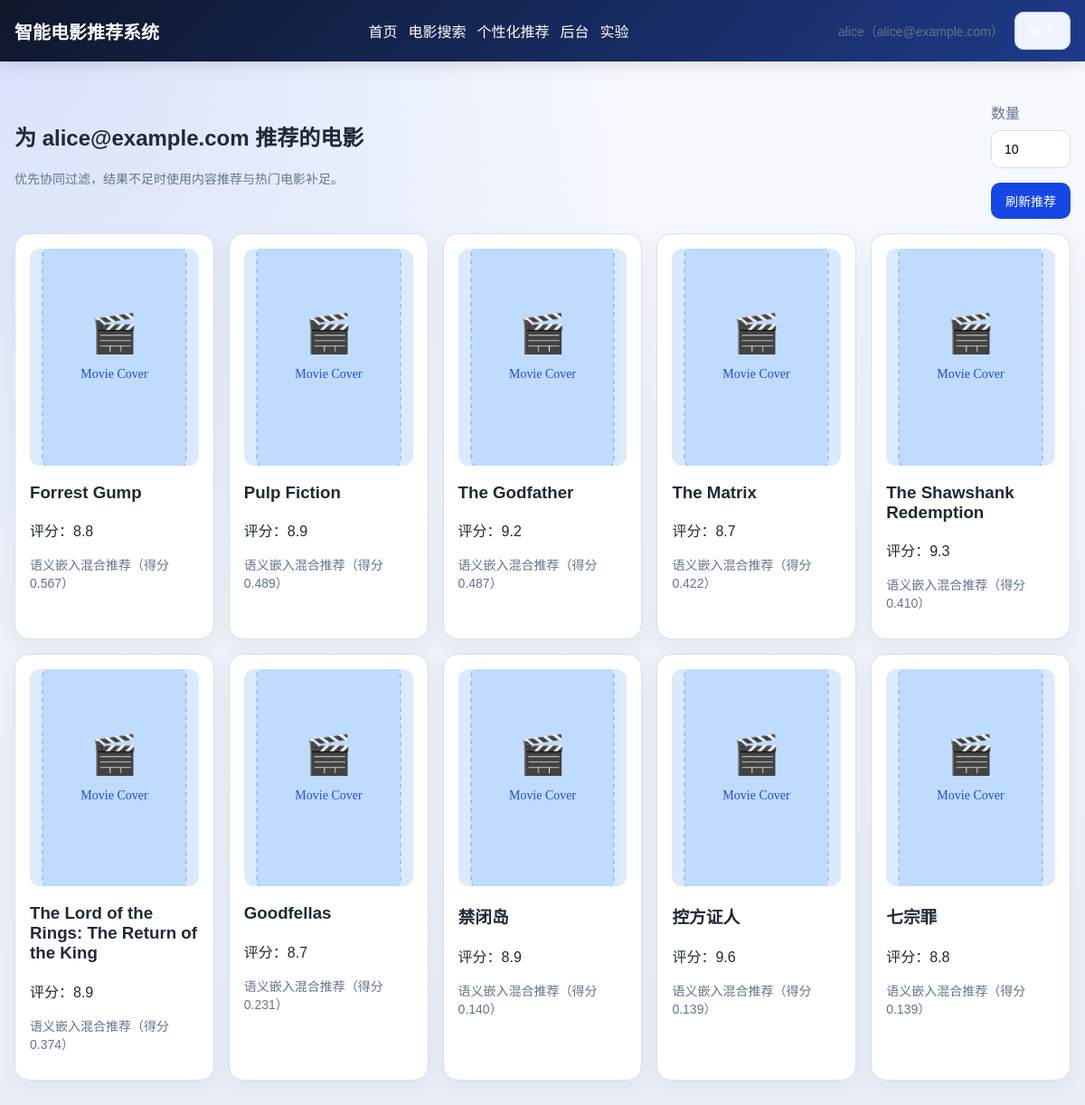
The page /recommend (signed in) on the database its author committed.
### tables this page shows
CREATE TABLE movies (
                id INTEGER PRIMARY KEY AUTOINCREMENT,
                title TEXT NOT NULL,
                directors TEXT,
                types TEXT,
                country TEXT,
                casts TEXT,
                rate REAL DEFAULT 0,
                comment_len INTEGER DEFAULT 0,
                release_year INTEGER,
                duration INTEGER,
                summary TEXT,
                cover_url TEXT,
                created_at TEXT DEFAULT CURRENT_TIMESTAMP
            );

### app.py (the view)
@app.route("/recommend")
@login_required
def get_recommend():
    top_n = request.args.get("top_n", default=10, type=int)
    recommend_list = recommendation_service.recommend_for_user(session["email"], top_n)
    return render_template(
        "recommend.html",
        email=session["email"],
        recommend_list=recommend_list,
        top_n=top_n,
    )

### app.py (called while the page is built)
def login_required(view_func):
    @wraps(view_func)
    def wrapped_view(*args, **kwargs):
        if not session.get("email"):
            if request.path.startswith("/behavior"):
                return jsonify({"code": 401, "msg": "请先登录后再操作"}), 401
            flash("请先登录后再访问该页面。", "warning")
            return redirect(url_for("login", next=request.url))
        return view_func(*args, **kwargs)
    return wrapped_view

@app.context_processor
def inject_user_context():
    return {
        "current_user_email": session.get("email"),
        "current_username": session.get("username"),
        "is_admin_user": bool(session.get("email")) and session.get("email") in app.config["ADMIN_EMAILS"],
    }

### myutils/query.py (called while the page is built, shortened)
def get_connection() -> sqlite3.Connection:
    DB_PATH.parent.mkdir(parents=True, exist_ok=True)
    conn = sqlite3.connect(DB_PATH)
    conn.row_factory = sqlite3.Row
    return conn

def init_db(force_seed: bool = False) -> None:
    global _DB_INITIALIZED
    if _DB_INITIALIZED and not force_seed:
        return

def _row_to_movie(row: sqlite3.Row) -> Dict[str, Any]:
    movie = dict(row)
    movie["rating"] = movie.get("rate", 0)
    movie["poster_url"] = movie.get("cover_url")
    movie["release_date"] = movie.get("release_year")
    movie["genres"] = [item for item in (movie.get("types") or "").split("/") if item]
    movie["types_list"] = movie["genres"]
    movie["directors_list"] = [item for item in (movie.get("directors") or "").split("/") if item]
    movie["country_list"] = [item for item in (movie.get("country") or "").split("/") if item]
    movie["casts_list"] = [item for item in (movie.get("casts") or "").split("/") if item]
    movie["description"] = movie.get("summary") or ""
    return movie

def get_movie_data(movie_id: Optional[int] = None) -> Union[List[Dict[str, Any]], Dict[str, Any], None]:
    init_db()
    conn = get_connection()
    try:
        cursor = conn.cursor()
        if movie_id is None:
            cursor.execute("SELECT * FROM movies ORDER BY rate DESC, comment_len DESC")
            return [_row_to_movie(row) for row in cursor.fetchall()]
        cursor.execute("SELECT * FROM movies WHERE id = ?", (movie_id,))
        row = cursor.fetchone()
        return _row_to_movie(row) if row else None
    finally:
        conn.close()

### myutils/recommender/semantic_embeddings.py (called while the page is built)
def _movie_records() -> List[Dict]:
    return get_movie_data() or []

def _movie_map() -> Dict[int, Dict]:
    return {int(movie["id"]): movie for movie in _movie_records()}

### templates/recommend.html (shortened to what this page needs)
{% extends "base.html" %}
{% block content %}
<section>
    <div class="section-title">
        <div>
            <h2>为 {{ email }} 推荐的电影</h2>
            <p class="helper-text">优先协同过滤，结果不足时使用内容推荐与热门电影补足。</p>
        </div>
        <form action="{{ url_for('get_recommend') }}" method="get" class="inline-form">
            <label>
                数量
                <input type="number" name="top_n" min="1" max="20" value="{{ top_n }}">
            </label>
            <button class="btn" type="submit">刷新推荐</button>
        </form>
    </div>
    {% if recommend_list %}
    <div class="movie-grid">
        {% for movie in recommend_list %}
        <article class="movie-card">
            <a href="{{ url_for('movie', movie_id=movie.id) }}">
                <img class="movie-cover" src="{{ movie.cover_url or url_for('static', filename='cover/default.svg') }}" alt="{{ movie.title }}">
                <h3>{{ movie.title }}</h3>
            </a>
            <p>评分：{{ '%.1f'|format(movie.rate) }}</p>
            <p class="movie-reason">{{ movie.reason }}</p>
        </article>
        {% endfor %}
    </div>
    {% else %}
    <div class="empty-card">当前暂无可展示的推荐结果。</div>
    {% endif %}
</section>
{% endblock %}

### static/css/styles.css (style rules this page uses)
:root { --primary: #1447e6; --primary-dark: #1238b6; --bg: #eef2f9; --card: #ffffff; --text: #1f2937; --muted: #64748b; --border: #d7deec; --success: #1f9d55; --warning: #d97706; --danger: #dc2626; --accent: #0f172a; --glow: radial-gradient(circle at top left, rgba(20, 71, 230, 0.14), transparent 42%); }
* { box-sizing: border-box; }
body { margin: 0; font-family: "Avenir Next", "PingFang SC", "Microsoft YaHei", sans-serif; background: var(--glow), linear-gradient(180deg, #f8fbff 0%, var(--bg) 52%, #e9eef8 100%); color: var(--text); }
.section-title { display: flex; align-items: center; justify-content: space-between; gap: 16px; margin: 20px 0 16px; }
.section-title h2, .hero-card h1, .form-card h2, .detail-card h1, .search-panel h2 { margin-top: 0; }
.movie-grid { display: grid; grid-template-columns: repeat(auto-fit, minmax(220px, 1fr)); gap: 16px; }
.movie-card { background: var(--card); border: 1px solid var(--border); border-radius: 16px; padding: 16px; box-shadow: 0 8px 24px rgba(31, 41, 55, 0.05); }
.movie-card a { color: var(--text); text-decoration: none; }
.movie-cover { width: 100%; height: 240px; border-radius: 12px; background: linear-gradient(135deg, #dbeafe, #bfdbfe); display: block; object-fit: cover; margin-bottom: 12px; }
.btn { display: inline-flex; align-items: center; justify-content: center; gap: 6px; border: none; border-radius: 10px; background: var(--primary); color: #fff; padding: 10px 16px; font-size: 14px; cursor: pointer; text-decoration: none; }
.form-grid, .search-form, .inline-form { display: grid; gap: 16px; }
.form-grid label, .inline-form label { display: grid; gap: 8px; color: var(--muted); }
input { width: 100%; padding: 12px 14px; border-radius: 10px; border: 1px solid var(--border); font-size: 14px; }
.user-tag, .helper-text, .section-title span, .movie-reason, .comment-card span { color: var(--muted); font-size: 14px; }

### rows shown on the page
movies: title "Forrest Gump", rate "8.8", reason "语义嵌入混合推荐（得分 0.567）"
movies: title "Pulp Fiction", rate "8.9", reason "语义嵌入混合推荐（得分 0.489）"
movies: title "The Godfather", rate "9.2", reason "语义嵌入混合推荐（得分 0.487）"
movies: title "The Matrix", rate "8.7", reason "语义嵌入混合推荐（得分 0.422）"
movies: title "The Shawshank Redemption", rate "9.3", reason "语义嵌入混合推荐（得分 0.410）"
movies: title "The Lord of the Rings: The Return of the King", rate "8.9", reason "语义嵌入混合推荐（得分 0.374）"
movies: title "Goodfellas", rate "8.7", reason "语义嵌入混合推荐（得分 0.231）"
movies: title "禁闭岛", rate "8.9", reason "语义嵌入混合推荐（得分 0.140）"
movies: title "控方证人", rate "9.6", reason "语义嵌入混合推荐（得分 0.139）"
movies: title "七宗罪", rate "8.8", reason "语义嵌入混合推荐（得分 0.139）"

### other values the page prints
{{ current_username }} "alice"
{{ current_user_email }} "alice@example.com"
{{ email }} "alice@example.com"
